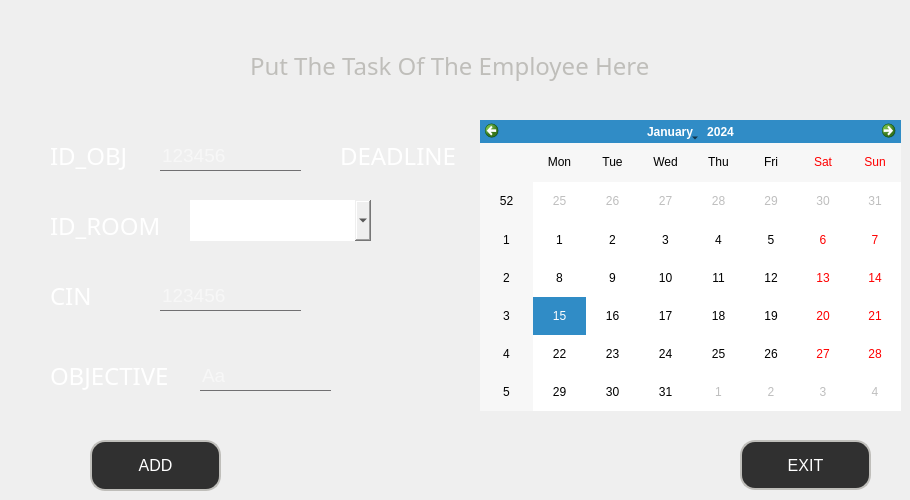
      <widget class="QWidget" name="tab_10">
       <attribute name="title">
        <string>ADD TASK</string>
       </attribute>
       <widget class="QLabel" name="label_27">
        <property name="geometry">
         <rect>
          <x>250</x>
          <y>40</y>
          <width>421</width>
          <height>51</height>
         </rect>
        </property>
        <property name="styleSheet">
         <string notr="true">*{
    font-family:century gothic;border:none;
    font-size:24px;
	color:#bfbeba;
}

</string>
        </property>
        <property name="text">
         <string>Put The Task Of The Employee Here</string>
        </property>
       </widget>
       <widget class="QPushButton" name="ADD">
        <property name="geometry">
         <rect>
          <x>90</x>
          <y>440</y>
          <width>131</width>
          <height>51</height>
         </rect>
        </property>
        <property name="font">
         <font>
          <pointsize>12</pointsize>
         </font>
        </property>
        <property name="styleSheet">
         <string notr="true">*{
color:white;
border-radius: 15px;border: 2px solid #bfbeba;
background:#303030;
}

*:hover
{
	color:#303030;
	border-radius:15px;
	background:white
}</string>
        </property>
        <property name="text">
         <string>ADD</string>
        </property>
       </widget>
       <widget class="QPushButton" name="EXIT_3">
        <property name="geometry">
         <rect>
          <x>740</x>
          <y>440</y>
          <width>131</width>
          <height>50</height>
         </rect>
        </property>
        <property name="font">
         <font>
          <pointsize>12</pointsize>
         </font>
        </property>
        <property name="styleSheet">
         <string notr="true">*{
color:white;
border-radius: 15px;border: 2px solid #bfbeba;
background:#303030;
}

*:hover
{
	color:#303030;
	border-radius:15px;
	background:white
}</string>
        </property>
        <property name="text">
         <string>EXIT</string>
        </property>
       </widget>
       <widget class="QLabel" name="ID_OBJ">
        <property name="geometry">
         <rect>
          <x>50</x>
          <y>130</y>
          <width>91</width>
          <height>51</height>
         </rect>
        </property>
        <property name="styleSheet">
         <string notr="true">*{
    font-family:century gothic;
    font-size:24px;
	color:white;
	border:none;
}

</string>
        </property>
        <property name="text">
         <string>ID_OBJ</string>
        </property>
       </widget>
       <widget class="QLineEdit" name="LCinn">
        <property name="geometry">
         <rect>
          <x>160</x>
          <y>280</y>
          <width>141</width>
          <height>31</height>
         </rect>
        </property>
        <property name="font">
         <font>
          <pointsize>14</pointsize>
         </font>
        </property>
        <property name="acceptDrops">
         <bool>true</bool>
        </property>
        <property name="styleSheet">
         <string notr="true">*{
background:transparent;
border:none;
color:white;
border-bottom:1px solid #717072;
}</string>
        </property>
        <property name="inputMask">
         <string/>
        </property>
        <property name="text">
         <string/>
        </property>
        <property name="maxLength">
         <number>32767</number>
        </property>
        <property name="echoMode">
         <enum>QLineEdit::Normal</enum>
        </property>
        <property name="placeholderText">
         <string>123456</string>
        </property>
       </widget>
       <widget class="QLineEdit" name="LObj">
        <property name="geometry">
         <rect>
          <x>160</x>
          <y>140</y>
          <width>141</width>
          <height>31</height>
         </rect>
        </property>
        <property name="font">
         <font>
          <pointsize>14</pointsize>
         </font>
        </property>
        <property name="acceptDrops">
         <bool>true</bool>
        </property>
        <property name="styleSheet">
         <string notr="true">*{
background:transparent;
border:none;
color:white;
border-bottom:1px solid #717072;
}</string>
        </property>
        <property name="inputMask">
         <string/>
        </property>
        <property name="text">
         <string/>
        </property>
        <property name="maxLength">
         <number>32767</number>
        </property>
        <property name="echoMode">
         <enum>QLineEdit::Normal</enum>
        </property>
        <property name="placeholderText">
         <string>123456</string>
        </property>
       </widget>
       <widget class="QLineEdit" name="LDescr">
        <property name="geometry">
         <rect>
          <x>200</x>
          <y>360</y>
          <width>131</width>
          <height>31</height>
         </rect>
        </property>
        <property name="font">
         <font>
          <pointsize>14</pointsize>
         </font>
        </property>
        <property name="acceptDrops">
         <bool>true</bool>
        </property>
        <property name="styleSheet">
         <string notr="true">*{
background:transparent;
border:none;
color:white;
border-bottom:1px solid #717072;
}</string>
        </property>
        <property name="inputMask">
         <string/>
        </property>
        <property name="text">
         <string/>
        </property>
        <property name="maxLength">
         <number>32767</number>
        </property>
        <property name="echoMode">
         <enum>QLineEdit::Normal</enum>
        </property>
        <property name="placeholderText">
         <string>Aa</string>
        </property>
       </widget>
       <widget class="QLabel" name="ID_OBJ_2">
        <property name="geometry">
         <rect>
          <x>50</x>
          <y>270</y>
          <width>91</width>
          <height>51</height>
         </rect>
        </property>
        <property name="styleSheet">
         <string notr="true">*{
    font-family:century gothic;
    font-size:24px;
	color:white;
	border:none;
}

</string>
        </property>
        <property name="text">
         <string>CIN</string>
        </property>
       </widget>
       <widget class="QLabel" name="ID_OBJ_3">
        <property name="geometry">
         <rect>
          <x>50</x>
          <y>350</y>
          <width>131</width>
          <height>51</height>
         </rect>
        </property>
        <property name="styleSheet">
         <string notr="true">*{
    font-family:century gothic;
    font-size:24px;
	color:white;
	border:none;
}

</string>
        </property>
        <property name="text">
         <string>OBJECTIVE</string>
        </property>
       </widget>
       <widget class="QLabel" name="ID_OBJ_4">
        <property name="geometry">
         <rect>
          <x>50</x>
          <y>200</y>
          <width>121</width>
          <height>51</height>
         </rect>
        </property>
        <property name="styleSheet">
         <string notr="true">*{
    font-family:century gothic;
    font-size:24px;
	color:white;
	border:none;
}

</string>
        </property>
        <property name="text">
         <string>ID_ROOM</string>
        </property>
       </widget>
       <widget class="QCalendarWidget" name="LDEADLINE">
        <property name="geometry">
         <rect>
          <x>480</x>
          <y>120</y>
          <width>421</width>
          <height>291</height>
         </rect>
        </property>
       </widget>
       <widget class="QLabel" name="ID_OBJ_5">
        <property name="geometry">
         <rect>
          <x>340</x>
          <y>130</y>
          <width>121</width>
          <height>51</height>
         </rect>
        </property>
        <property name="styleSheet">
         <string notr="true">*{
    font-family:century gothic;
    font-size:24px;
	color:white;
	border:none;
}

</string>
        </property>
        <property name="text">
         <string>DEADLINE</string>
        </property>
       </widget>
       <widget class="QComboBox" name="comboR">
        <property name="geometry">
         <rect>
          <x>190</x>
          <y>200</y>
          <width>181</width>
          <height>41</height>
         </rect>
        </property>
        <property name="styleSheet">
         <string notr="true">*{
    border:none;
}</string>
        </property>
       </widget>
      </widget>
